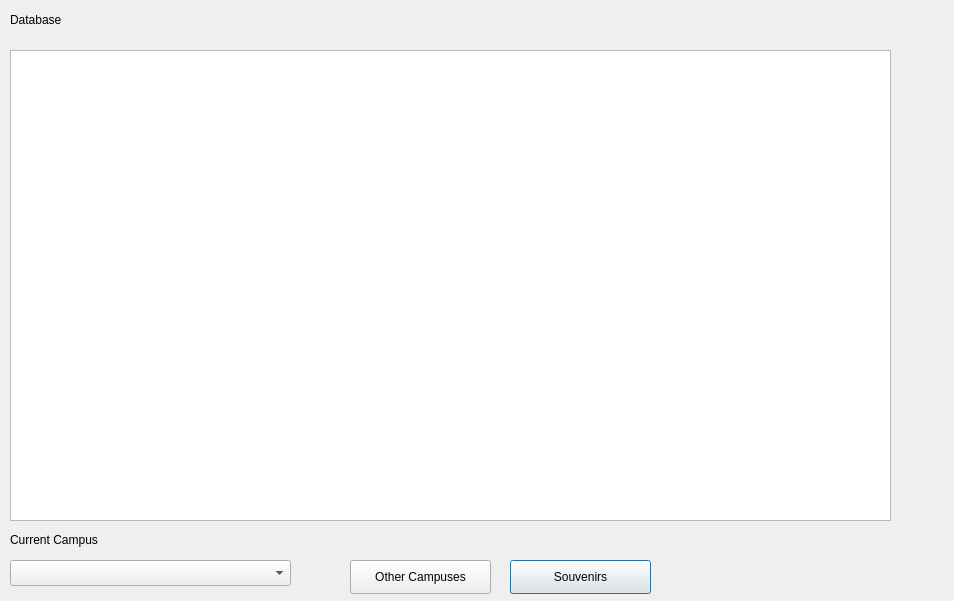
<?xml version="1.0" encoding="UTF-8"?>
<ui version="4.0">
 <class>displayCollegeWindow</class>
 <widget class="QDialog" name="displayCollegeWindow">
  <property name="geometry">
   <rect>
    <x>0</x>
    <y>0</y>
    <width>954</width>
    <height>601</height>
   </rect>
  </property>
  <property name="windowTitle">
   <string>Dialog</string>
  </property>
  <widget class="QPushButton" name="souv_button">
   <property name="geometry">
    <rect>
     <x>510</x>
     <y>560</y>
     <width>141</width>
     <height>34</height>
    </rect>
   </property>
   <property name="text">
    <string>Souvenirs</string>
   </property>
  </widget>
  <widget class="QPushButton" name="other_button">
   <property name="geometry">
    <rect>
     <x>350</x>
     <y>560</y>
     <width>141</width>
     <height>34</height>
    </rect>
   </property>
   <property name="text">
    <string>Other Campuses</string>
   </property>
  </widget>
  <widget class="QTableView" name="tableView">
   <property name="geometry">
    <rect>
     <x>10</x>
     <y>50</y>
     <width>881</width>
     <height>471</height>
    </rect>
   </property>
  </widget>
  <widget class="QLabel" name="database_label">
   <property name="geometry">
    <rect>
     <x>10</x>
     <y>10</y>
     <width>371</width>
     <height>20</height>
    </rect>
   </property>
   <property name="text">
    <string>Database</string>
   </property>
  </widget>
  <widget class="QComboBox" name="campus_combo">
   <property name="geometry">
    <rect>
     <x>10</x>
     <y>560</y>
     <width>281</width>
     <height>26</height>
    </rect>
   </property>
  </widget>
  <widget class="QLabel" name="campus_label">
   <property name="geometry">
    <rect>
     <x>10</x>
     <y>530</y>
     <width>121</width>
     <height>20</height>
    </rect>
   </property>
   <property name="text">
    <string>Current Campus</string>
   </property>
  </widget>
 </widget>
 <resources/>
 <connections/>
</ui>
